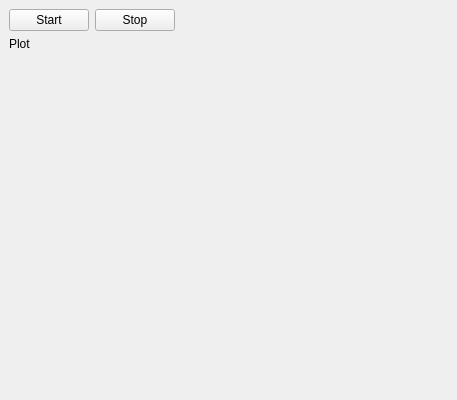
<?xml version="1.0" encoding="UTF-8"?>
<ui version="4.0">
 <class>MainWindow</class>
 <widget class="QMainWindow" name="MainWindow">
  <property name="geometry">
   <rect>
    <x>0</x>
    <y>0</y>
    <width>457</width>
    <height>400</height>
   </rect>
  </property>
  <property name="windowTitle">
   <string>MainWindow</string>
  </property>
  <widget class="QWidget" name="centralwidget">
   <property name="minimumSize">
    <size>
     <width>400</width>
     <height>400</height>
    </size>
   </property>
   <property name="baseSize">
    <size>
     <width>600</width>
     <height>600</height>
    </size>
   </property>
   <layout class="QGridLayout" name="gridLayout">
    <item row="0" column="0">
     <layout class="QVBoxLayout" name="verticalLayout" stretch="0,0,1">
      <item>
       <layout class="QHBoxLayout" name="horizontalLayout_3">
        <item>
         <layout class="QHBoxLayout" name="horizontalLayout">
          <item>
           <widget class="QPushButton" name="startButton">
            <property name="text">
             <string>Start</string>
            </property>
           </widget>
          </item>
          <item>
           <widget class="QPushButton" name="stopButton">
            <property name="enabled">
             <bool>true</bool>
            </property>
            <property name="visible">
             <bool>false</bool>
            </property>
            <property name="text">
             <string>Stop</string>
            </property>
           </widget>
          </item>
         </layout>
        </item>
        <item>
         <spacer name="horizontalSpacer">
          <property name="orientation">
           <enum>Qt::Horizontal</enum>
          </property>
          <property name="sizeHint" stdset="0">
           <size>
            <width>40</width>
            <height>20</height>
           </size>
          </property>
         </spacer>
        </item>
       </layout>
      </item>
      <item>
       <widget class="QLabel" name="label">
        <property name="text">
         <string>Plot</string>
        </property>
       </widget>
      </item>
      <item>
       <widget class="QWidget" name="placeholderWidget" native="true">
        <property name="minimumSize">
         <size>
          <width>0</width>
          <height>0</height>
         </size>
        </property>
       </widget>
      </item>
     </layout>
    </item>
   </layout>
  </widget>
 </widget>
 <resources/>
 <connections/>
</ui>
